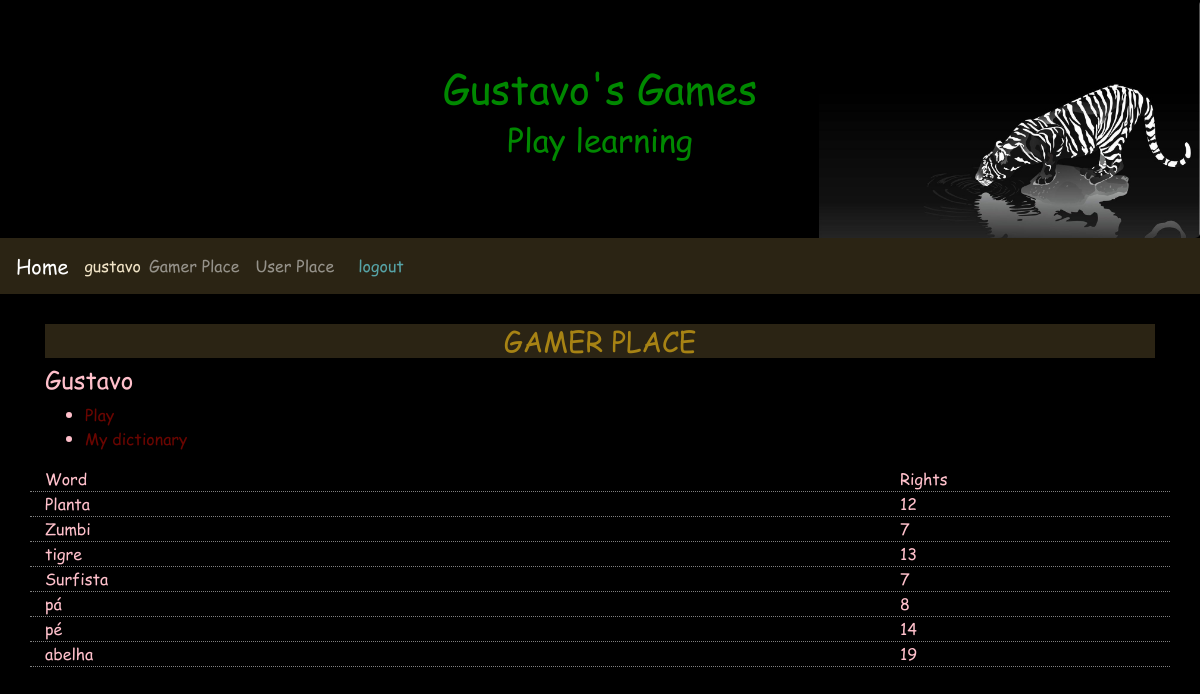
Before: /gamerplace/5 (signed in) with the older database file.
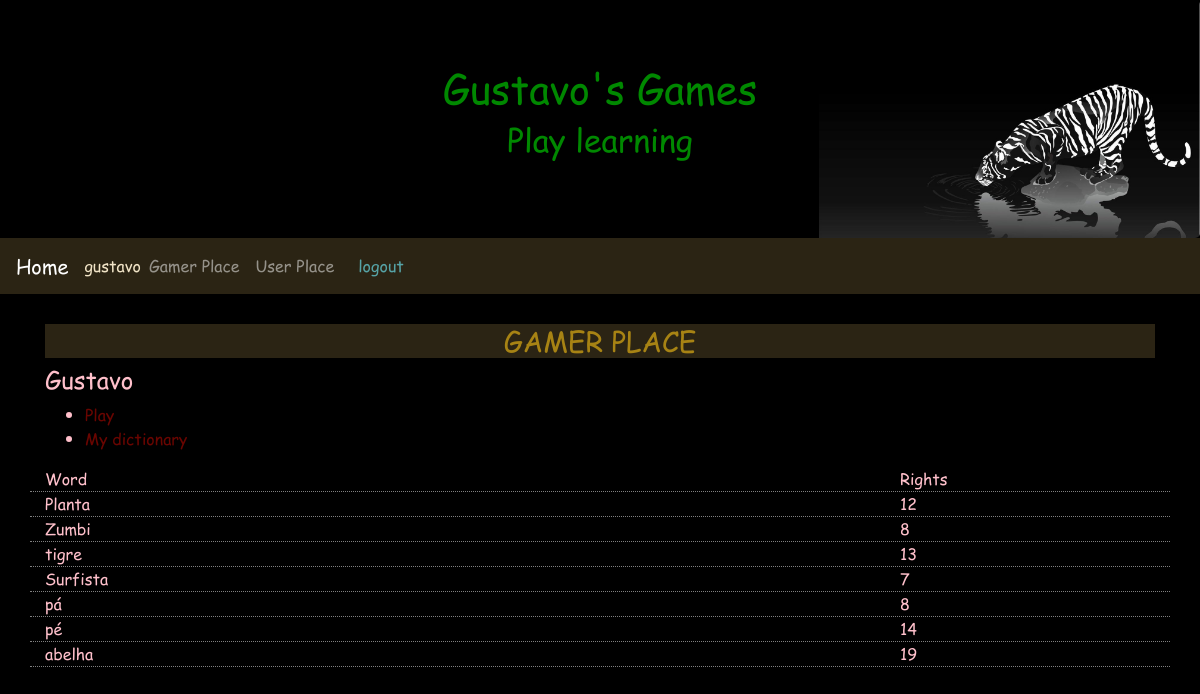
After: the same page with the newer database file.
### words/models.py (models this page shows, shortened)
class Right(models.Model):
    user   = models.ForeignKey(settings.AUTH_USER_MODEL, verbose_name='User', on_delete=models.CASCADE)
    gamer  = models.ForeignKey(Gamer, verbose_name='Gamer', on_delete=models.CASCADE)
    word   = models.ForeignKey(Word, verbose_name='Word', on_delete=models.CASCADE)
    number = models.IntegerField('Rights', default=0)
    created = models.DateTimeField('Created', auto_now_add=True)
    modified = models.DateTimeField('Modified', auto_now=True)
    class Meta:
        verbose_name        = 'Right'
        verbose_name_plural = 'Rights'
        unique_together = [['user', 'gamer', 'word']]

class Word(models.Model):
    gamer  = models.ForeignKey(Gamer, verbose_name='Gamer', on_delete=models.CASCADE, null=True, blank=True)
    word   = models.CharField('Word', max_length=200)
    image  = models.ImageField('Image', upload_to='images/', max_length=500, null=True, blank=True)
    created = models.DateTimeField('Created', auto_now_add=True)
    modified = models.DateTimeField('Modified', auto_now=True)
    class Meta:
        verbose_name        = 'Word'
        verbose_name_plural = 'Words'
    def __str__(self):
        return self.word

### gamerplace/views.py (the view)
# urls.py: path('', TemplateView.as_view(template_name='access/index.html'), name='index'),
class index(LoginRequiredMixin, DetailView):
    template_name = 'gamerplace/index.html'
    model = Gamer
    def get_object(self):
        return get_object_or_404(Gamer, user=self.request.user, pk=self.kwargs['pk'])

### gameplace/models.py (called while the page is built)
    def getRights(self):
        return self.right_set.filter(user=self.user)

    def get_avatar_url(self):
        try:
            return self.avatar.url
        except ApiError as e:
            traceback.print_exc()
            return None

### gamerplace/templates/gamerplace/index.html (shortened to what this page needs)
{% extends 'base.html' %}
{% load widget_tweaks %}
{% block content %}
<header>
  <h3>GAMER PLACE</h3>
</header>
<article class="">
  <h4>{{object.nickname}}</h4>
  <ul>
    <li><a href="{% url 'gameplace:dragletter' object.pk %}">Play</a></li>
    <li><a href="{% url 'gamerplace:mydictionary' object.pk %}">My dictionary</a></li>
  </ul>
</article>
<aside class="">
  <div class="row line">
    <div class="col-9">
      Word
    </div>
    <div class="col-3">
      Rights
    </div>
  </div>
  {% for right in object.getRights %}
    <div class="row line">
      <div class="col-9">
        {{right.word}}
      </div>
      <div class="col-3">
        {{right.number}}
      </div>
    </div>
  {% endfor %}
</aside>
{% endblock %}

Changed rows visible on the page:
changed Right "Zumbi": number "7" → "8"
